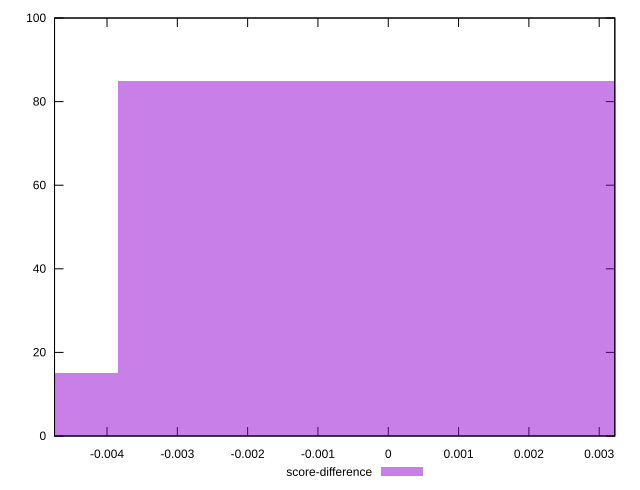

Recreate this plot in gnuplot.
reset

$scoreDifference <<EOF
0 85
-0.007687583972119603 15
EOF

set key outside below
set boxwidth 0.007687583972119603
set xrange [-0.004746439206810171:0.003222340908598853]
set yrange [0:100]
set trange [0:100]
set style fill transparent solid 0.5 noborder
set terminal svg size 640, 490 enhanced background rgb 'white'
set output "reprap/first-cpu-idle/samples/pages+cached+noexternal+noimg/score-difference/histogram.svg"

plot $scoreDifference title "score-difference" with boxes

reset
